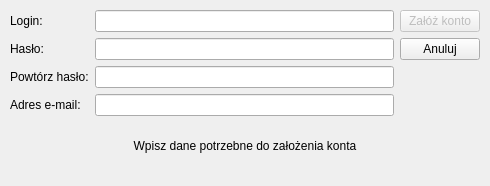
<ui version="4.0" >
 <class>frmCreateUser</class>
 <widget class="QDialog" name="frmCreateUser" >
  <property name="geometry" >
   <rect>
    <x>0</x>
    <y>0</y>
    <width>490</width>
    <height>186</height>
   </rect>
  </property>
  <property name="minimumSize" >
   <size>
    <width>350</width>
    <height>150</height>
   </size>
  </property>
  <property name="windowTitle" >
   <string>QNapi - zakładanie konta na serwerze NAPI-PROJEKT</string>
  </property>
  <property name="windowIcon" >
   <iconset resource="../src/resources.qrc" >:/icon/qnapi-48-icon.png</iconset>
  </property>
  <widget class="QWidget" name="gridLayout" >
   <property name="geometry" >
    <rect>
     <x>0</x>
     <y>0</y>
     <width>490</width>
     <height>180</height>
    </rect>
   </property>
   <layout class="QGridLayout" >
    <property name="leftMargin" >
     <number>10</number>
    </property>
    <property name="topMargin" >
     <number>10</number>
    </property>
    <property name="rightMargin" >
     <number>10</number>
    </property>
    <property name="bottomMargin" >
     <number>10</number>
    </property>
    <item row="0" column="0" >
     <widget class="QLabel" name="lbLogin" >
      <property name="text" >
       <string>Login:</string>
      </property>
     </widget>
    </item>
    <item row="1" column="0" >
     <widget class="QLabel" name="lbPass" >
      <property name="text" >
       <string>Hasło:</string>
      </property>
     </widget>
    </item>
    <item row="2" column="0" >
     <widget class="QLabel" name="lbRepeatPass" >
      <property name="text" >
       <string>Powtórz hasło:</string>
      </property>
     </widget>
    </item>
    <item row="3" column="0" >
     <widget class="QLabel" name="lbMail" >
      <property name="text" >
       <string>Adres e-mail:</string>
      </property>
     </widget>
    </item>
    <item row="0" column="1" >
     <widget class="QLineEdit" name="leLogin" />
    </item>
    <item row="1" column="1" >
     <widget class="QLineEdit" name="lePass" >
      <property name="echoMode" >
       <enum>QLineEdit::Password</enum>
      </property>
     </widget>
    </item>
    <item row="2" column="1" >
     <widget class="QLineEdit" name="leRepeatPass" >
      <property name="echoMode" >
       <enum>QLineEdit::Password</enum>
      </property>
     </widget>
    </item>
    <item row="3" column="1" >
     <widget class="QLineEdit" name="leMail" />
    </item>
    <item row="0" column="2" >
     <widget class="QPushButton" name="pbCreate" >
      <property name="enabled" >
       <bool>false</bool>
      </property>
      <property name="text" >
       <string>Załóż konto</string>
      </property>
     </widget>
    </item>
    <item row="1" column="2" >
     <widget class="QPushButton" name="pbCancel" >
      <property name="text" >
       <string>Anuluj</string>
      </property>
     </widget>
    </item>
    <item row="4" column="0" colspan="3" >
     <widget class="QLabel" name="lbStatus" >
      <property name="text" >
       <string>Wpisz dane potrzebne do założenia konta</string>
      </property>
      <property name="alignment" >
       <set>Qt::AlignCenter</set>
      </property>
     </widget>
    </item>
   </layout>
  </widget>
 </widget>
 <resources>
  <include location="../src/resources.qrc" />
 </resources>
 <connections/>
</ui>
